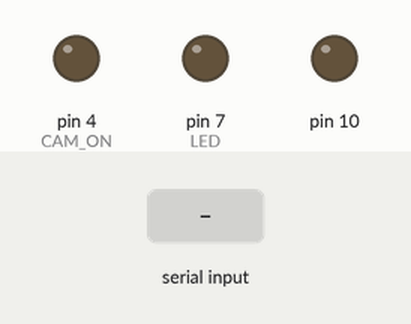
Recording of a sketch running on a simulated Arduino Uno, built with avr-gcc and run on an emulated ATmega328P. Shown: output pins drawn as LEDs (lit = HIGH). The test bench sets the inputs (shaded band). Storage starts empty; what the sketch prints to the serial monitor is not drawn.

Above: at 4.3 s.
4.4 s: "S90\n" received over the second serial link
At 4.7 s:
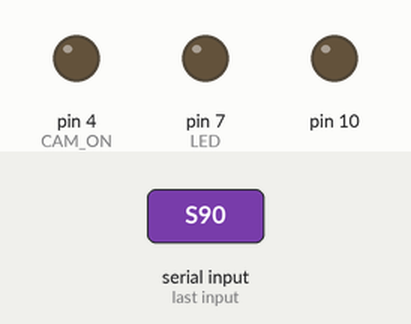
5.9 s: "!\n" received over the second serial link
At 6.7 s:
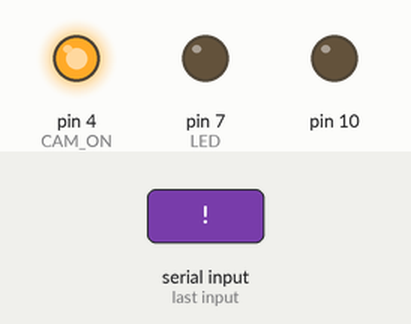
Timing chart, 0 to 8.9 s (numbered marks = the images above; inputs shaded):
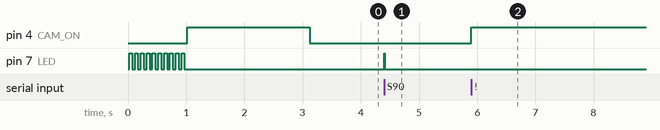

The sketch:

ProbeCam_LinkSprite_Firmware.ino
```cpp
#include <SoftwareSerial.h>
#include <SPI.h>
#include <SD.h>

// Pins
#define CAM_ON 4
#define ARDUINO_TX 2
#define ARDUINO_RX 3
#define LED 7

SoftwareSerial arduino(ARDUINO_TX, ARDUINO_RX);

int questionPositions[50];

String incomingCommand;

// Camera saving
#define ZERO 0x00
long int j = 0, k = 0, count = 0, i = 0x0000;
uint8_t MH, ML;
File  myFile;

void resetCamera() {
  Serial.write(0x56);
  Serial.write(ZERO);
  Serial.write(0x26);
  Serial.write(ZERO);
}

/* Set image size
 * <1> 0x22 : 160*120
 * <2> 0x11 : 320*240
 * <3> 0x00 : 640*480
 * <4> 0x1D : 800*600
 * <5> 0x1C : 1024*768
 * <6> 0x1B : 1280*960
 * <7> 0x21 : 1600*1200
 */
void setImageSize(byte imageSize) {
  Serial.write(0x56);
  Serial.write(ZERO);
  Serial.write(0x54);
  Serial.write(0x01);
  Serial.write(imageSize);
}

/* Set baud rate
 * <1> 0xAE  :   9600
 * <2> 0x2A  :   38400
 * <3> 0x1C  :   57600
 * <4> 0x0D  :   115200
 * <5> 0xAE  :   128000
 * <6> 0x56  :   256000
 */
void setBaudRate(byte baudrate) {
  Serial.write(0x56);
  Serial.write(ZERO);
  Serial.write(0x24);
  Serial.write(0x03);
  Serial.write(0x01);
  Serial.write(baudrate);
}

void capturePhoto() {
  Serial.write(0x56);
  Serial.write(ZERO);
  Serial.write(0x36);
  Serial.write(0x01);
  Serial.write(ZERO);
}

void requestData() {
  MH = i / 0x100;
  ML = i % 0x100;
  Serial.write(0x56);
  Serial.write(ZERO);
  Serial.write(0x32);
  Serial.write(0x0c);
  Serial.write(ZERO);
  Serial.write(0x0a);
  Serial.write(ZERO);
  Serial.write(ZERO);
  Serial.write(MH);
  Serial.write(ML);
  Serial.write(ZERO);
  Serial.write(ZERO);
  Serial.write(ZERO);
  Serial.write(0x20);
  Serial.write(ZERO);
  Serial.write(0x0a);
  i += 0x20;
}

void StopTakePhotoCmd() {
  Serial.write(0x56);
  Serial.write(ZERO);
  Serial.write(0x36);
  Serial.write(0x01);
  Serial.write(0x03);
}

void disableCamera() {
  digitalWrite(CAM_ON, LOW);
  digitalWrite(0, LOW);
  digitalWrite(1, LOW);
}

void enableCamera() {
  digitalWrite(CAM_ON, HIGH);
}

void setup() {
  pinMode(LED, OUTPUT);
  pinMode(CAM_ON, OUTPUT);

  arduino.begin(9600);

  // Initialise SD card
  pinMode(10, OUTPUT);
  if (!SD.begin(10)) {
    digitalWrite(LED, HIGH);
    arduino.println(-2);
    while (1);
  }

  // Success LED
  for (int i = 0; i < 10; i++) {
    digitalWrite(LED, HIGH);
    delay(50);
    digitalWrite(LED, LOW);
    delay(50);
  }

  enableCamera();
  Serial.begin(115200);
  delay(100);
  //setImageSize(0x21);
  resetCamera();
  delay(2000);
  //setBaudRate(0x2A);
  //delay(500);
  //Serial.begin(38400);
  disableCamera();

  arduino.write('R');
}

void loop()
{
  while (arduino.available() > 0) {
    char inByte = arduino.read();
    //arduino.write(inByte);
    if (inByte == 0x0A) {
      processCommand(incomingCommand);
      incomingCommand = "";
    }
    else incomingCommand += (char)inByte;
  }
}

// Process incoming command from the Arduino.
void processCommand(String cmd) {
  if (cmd.charAt(0) == '?' ) arduino.println(getQuestion(cmd.substring(1).toInt()));
  else if (cmd.charAt(0) == '!') takePicture(cmd.substring(1).toInt());
  else if (cmd.charAt(0) == '$') arduino.println(getNumOfQuestions());
  else if (cmd.charAt(0) == 'S') sleep();
}

// Retrieve a question.
String getQuestion(int q) {
  String question;
  int currentQuestion = -1;

  myFile = SD.open("q.txt");

  if (!myFile) return "No questions found.";

  do {
    question = myFile.readStringUntil('\n');
    currentQuestion++;
  } while (currentQuestion != q);

  myFile.close();

  return question;
}

// Retrieve the total number of questions in the SD.
int getNumOfQuestions() {
  int result = 0;

  myFile = SD.open("q.txt");

  if (!myFile) return -1;

  //
  while (myFile.available()) {
    char inChar = myFile.read();
    if(inChar == '\n') {
      result++;
      questionPositions[result] = myFile.position();
    }
  }
  myFile.close();

  return result + 1;
}

// Mark a question as completed.
void answerQuestion(int q) {
  myFile = SD.open("q.txt", FILE_WRITE);
  char thisChar;
  char nextChar;

  myFile.seek(questionPositions[q]);
  nextChar = myFile.peek();
  myFile.print("#");

  while (myFile.available()) {
    thisChar = nextChar;
    nextChar = myFile.peek();
    myFile.print(thisChar);
  }
  myFile.close();

  // Call this to reindex the questions.
  getNumOfQuestions();
}

// Take a picture.
void takePicture(int q) {
  byte incomingbyte;
  j = 0; k = 0; count = 0; i = 0x0000;
  boolean EndFlag = 0;
  byte a[32];
  int ii;

  // Capture photograph
  enableCamera();
  delay(10);
  resetCamera();
  delay(50);
  capturePhoto();
  delay(1000);
  while (Serial.available() > 0)
  {
    incomingbyte = Serial.read();
  }

  // Construct file name
  char filename[13];
  strcpy(filename, "Q00-00.JPG");
  for (int i = 0; i < 100; i++) {
    filename[1] = '0' + q / 10;
    filename[2] = '0' + q % 10;
    filename[4] = '0' + i / 10;
    filename[5] = '0' + i % 10;
    // create if does not exist, do not open existing, write, sync after write
    if (!SD.exists(filename)) {
      break;
    }
  }

  // Open file
  myFile = SD.open(filename, FILE_WRITE);

  // Request data and write to SD
  while (!EndFlag)
  {
    j = 0;
    k = 0;
    count = 0;
    //Serial.flush();
    requestData();
    delay(30);
    while (Serial.available() > 0)
    {
      incomingbyte = Serial.read();
      k++;
      //            delay(1); //250 for regular
      if ((k > 5) && (j < 32) && (!EndFlag))
      {
        a[j] = incomingbyte;
        if ((a[j - 1] == 0xFF) && (a[j] == 0xD9)) //tell if the picture is finished
        {
          EndFlag = 1;
        }
        j++;
        count++;
      }
      digitalWrite(7, !digitalRead(7));
    }

    for (ii = 0; ii < count; ii++)
      myFile.write(a[ii]);
  }

  myFile.close();

  answerQuestion(q);

  digitalWrite(7, HIGH);
  delay(100);
  digitalWrite(7, LOW);
  delay(400);
  digitalWrite(7, HIGH);
  delay(100);
  digitalWrite(7, LOW);
  delay(400);
  digitalWrite(7, HIGH);
  delay(100);
  digitalWrite(7, LOW);
  delay(400);

  disableCamera();

  arduino.println("R");
}

void sleep() {
  digitalWrite(LED, HIGH);
  delay(10);
  digitalWrite(LED, LOW);
  //disableADC();
  //enableSleepMode();
  //disableBOD();
  //__asm__ __volatile__("sleep");
}

void disableADC() {
  ADCSRA &= ~(1 << 7);
}

void enableADC() {
  ADCSRA |= (1 << 7);
}

void enableSleepMode() {
  SMCR |= (1 << 2);
  SMCR |= 1;
}

void disableBOD() {
  MCUCR |= (3 << 5);
  MCUCR = (MCUCR & ~(1 << 5)) | (1 << 6);
}
```

Measured:
- after the input at 4.4 s, pin 7 (LED): LOW → HIGH at once, → LOW 0.01 s later
- after the input at 5.9 s, pin 4 (CAM_ON): LOW → HIGH at once
